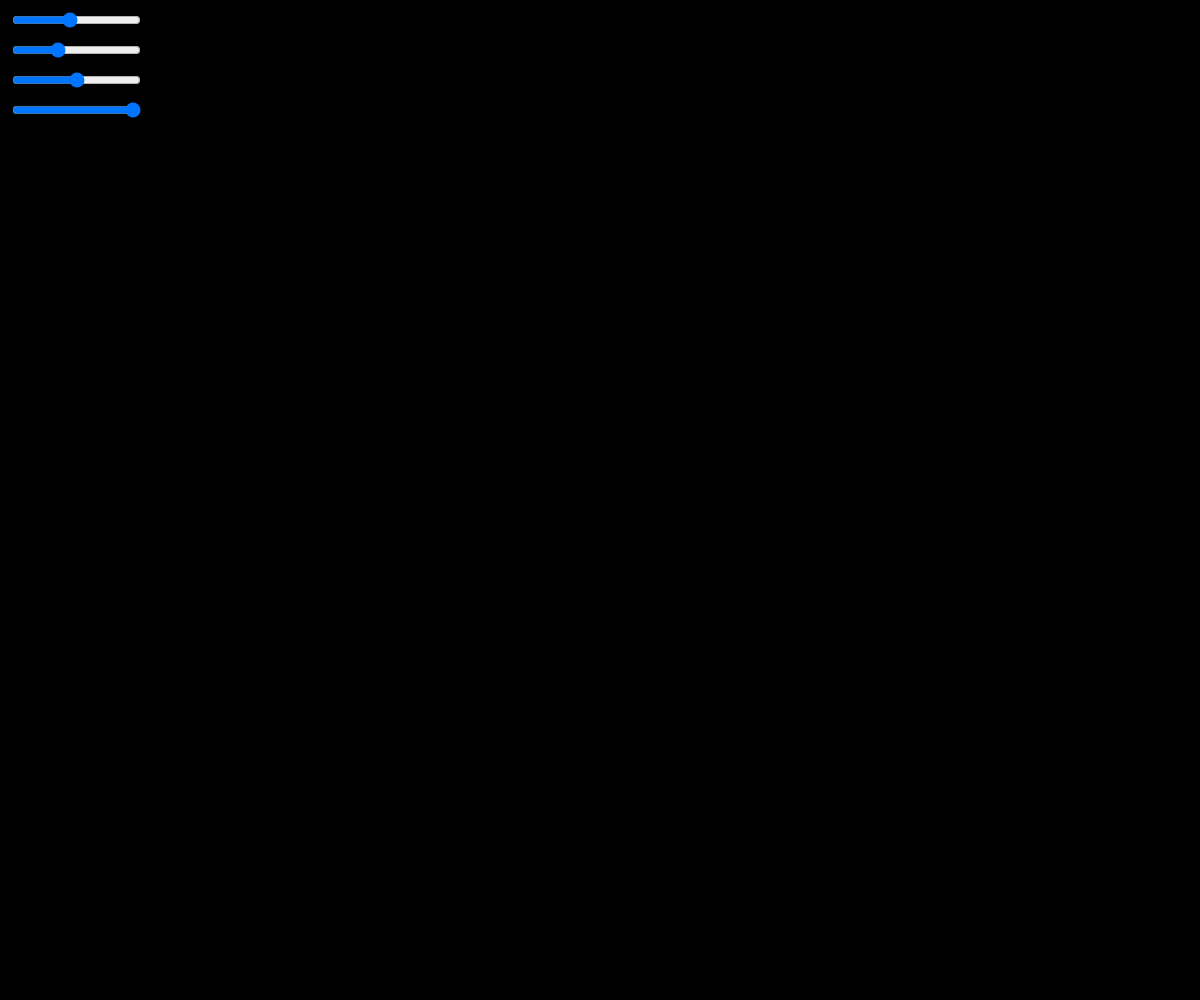
Frame 1 (no input)
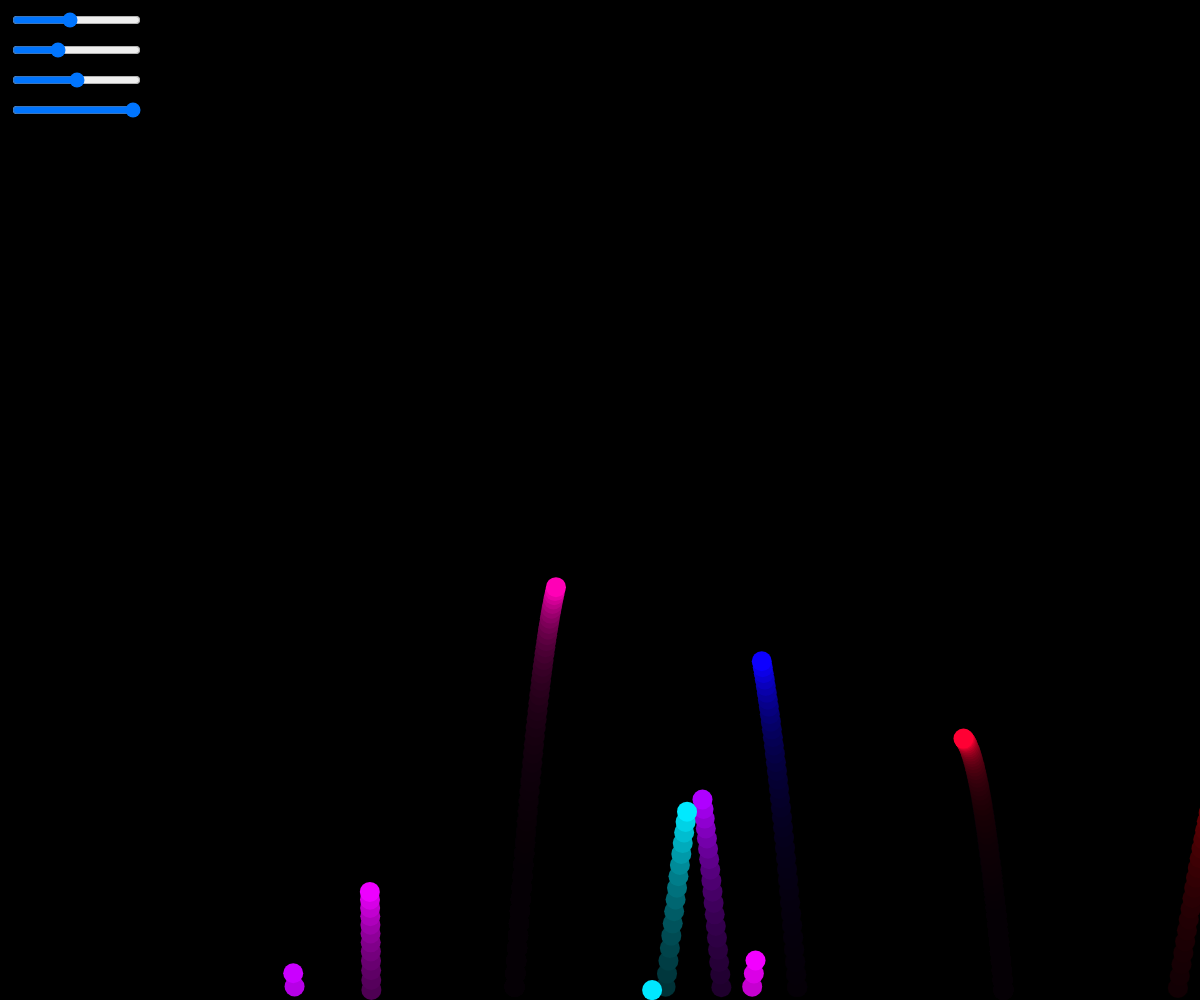
Frame 60 (no input)
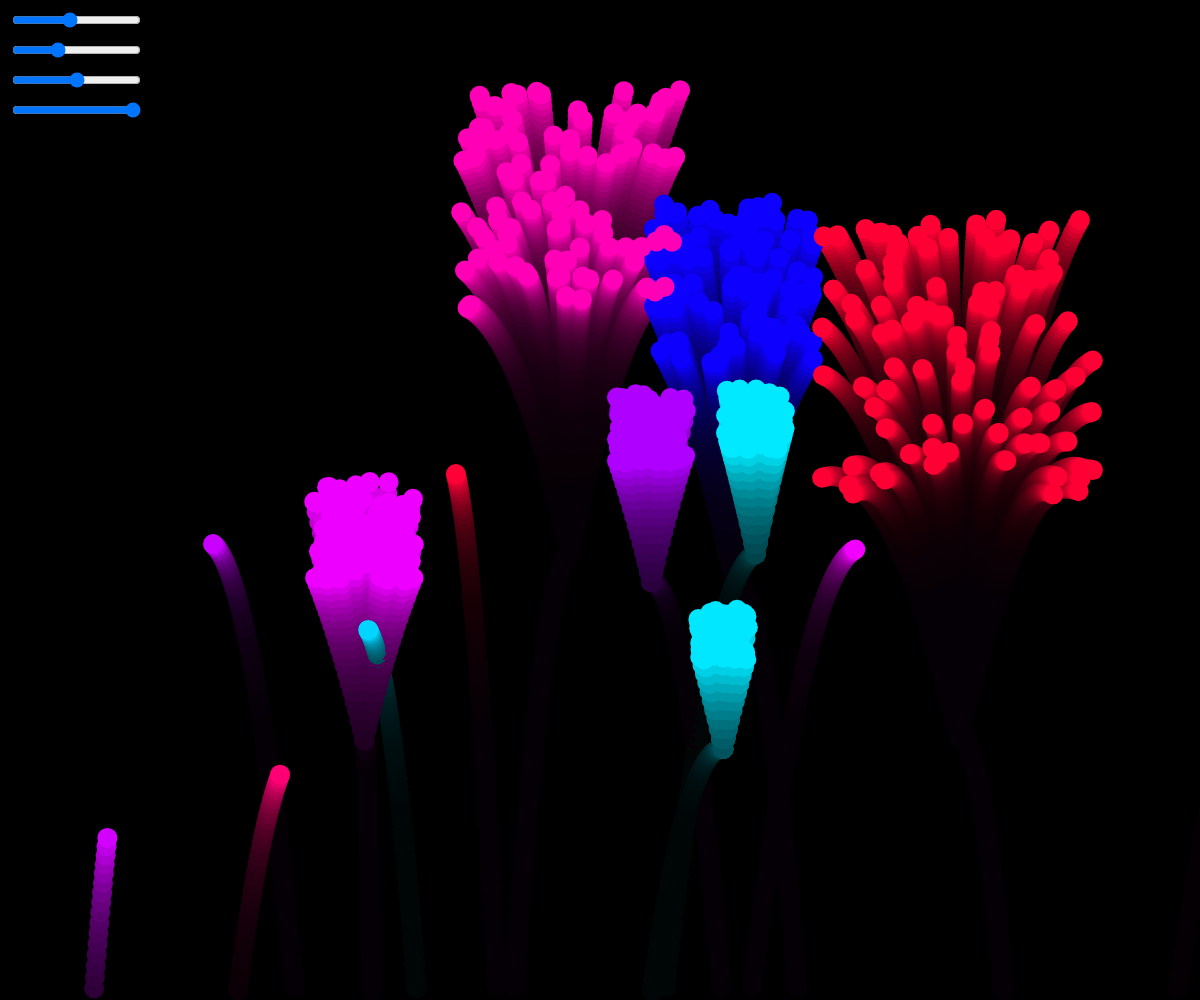
Frame 120 (the mouse pressed at the canvas centre since frame 60)

The p5.js sketch that drew these frames (run headless with seeded random() and noise() and a simulated clock; from frame 60 on, the mouse is pressed at the canvas centre):

// p5.js sketch
// ── sketch.js
// Firework particles array
let fireworks = [];
// Sliders for user input
let frequencySlider, sizeSlider, colorSlider, colorSlider2;

function setup() {
  createCanvas(windowWidth, windowHeight);
  colorMode(HSB);
  
  // Create sliders
  frequencySlider = createSlider(1, 10, 5);
  frequencySlider.position(10, 10);
  sizeSlider = createSlider(5, 50, 20);
  sizeSlider.position(10, 40);
  colorSlider = createSlider(0, 360, 180);
  colorSlider.position(10, 70);
  colorSlider2 = createSlider(0, 360, 360);
  colorSlider2.position(10, 100);
  
  stroke(255);
  strokeWeight(4);
  background(0);
}

function draw() {
  colorMode(RGB);
  background(0, 0, 0, 25); // Faded background for trail effect
  
  // Launch new fireworks randomly based on frequency slider
  if (random(1) < 0.02 * frequencySlider.value()) {
    fireworks.push(new Firework(random(width), height, sizeSlider.value(), random(colorSlider.value(), colorSlider2.value())));
  }
  
  for (let i = fireworks.length - 1; i >= 0; i--) {
    fireworks[i].update();
    fireworks[i].show();
    
    if (fireworks[i].done()) {
      fireworks.splice(i, 1);
    }
  }
}

// Firework class
class Firework {
  constructor(x, y, size, hue) {
    this.x = x;
    this.y = y;
    this.lifespan = 255;
    this.firework = new Particle(this.x, this.y, size, hue, 1, 10);
    this.exploded = false;
    this.particles = [];
  }

  update() {
    if (!this.exploded) {
      this.firework.update();
      this.lifespan -= 4;
      
      if (this.firework.vel.y >= 0 || this.lifespan < 0) {
        this.exploded = true;
        this.explode();
      }
    } else {
      for (let particle of this.particles) {
        particle.update();
      }
      this.particles = this.particles.filter(p => !p.done());
    }
  }

  explode() {
    for (let i = 0; i < 100; i++) {
      let p = new Particle(this.firework.pos.x, this.firework.pos.y, this.firework.size, this.firework.hue);
      this.particles.push(p);
    }
  }

  show() {
    if (!this.exploded) {
      this.firework.show();
    } else {
      for (let particle of this.particles) {
        particle.show();
      }
    }
  }

  done() {
    return this.exploded && this.particles.length === 0;
  }
}

// Particle class
class Particle {
  constructor(x, y, size, hue) {
    this.pos = createVector(x, y);
    this.vel = createVector(random(5) - 5/2, -10 - random(10/2))
    this.acc = createVector(0, .2);
    this.lifespan = 1000;
    this.size = size;
    this.hue = hue;
  }

  applyForce(force) {
    this.acc.add(force);
  }

  update() {
    this.vel.add(this.acc);
    this.pos.add(this.vel);
    this.lifespan -= 4;
  }

  done() {
    return this.lifespan < 0;
  }

  show() {
    colorMode(HSB);
    noStroke();
    fill(this.hue, 255, 255, this.lifespan);
    ellipse(this.pos.x, this.pos.y, this.size, this.size);
  }
}
